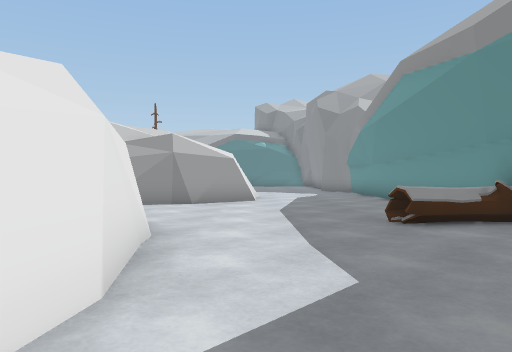
[1] (above)

24 first-person views from a walk through a Unity game level. The camera is 1.5 m above the floor, looks level and sees 70° across. The floor is counted in squares, 2 m on a side. Each view is taken from the middle of a square. On the plan, view 1 faces up. The plan holds only what a view shows up to about 11 squares ahead; the rest is blank. The place goes on beyond the plan. The player is left out. Some surface patterns are stand-ins.

[2]
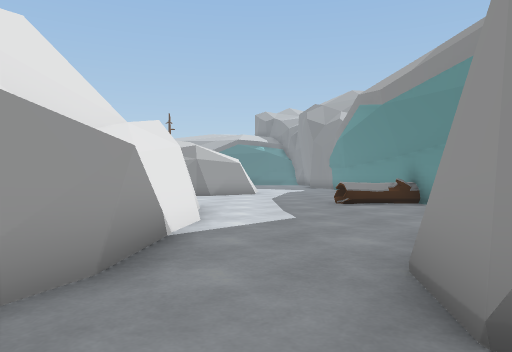

[3]
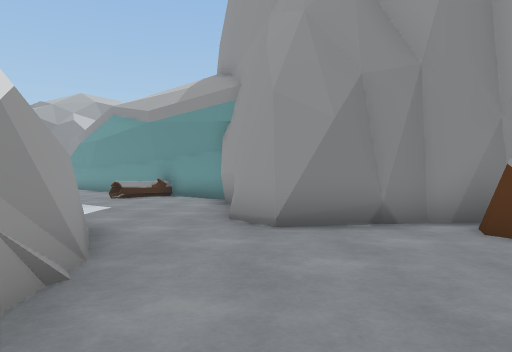

[4]
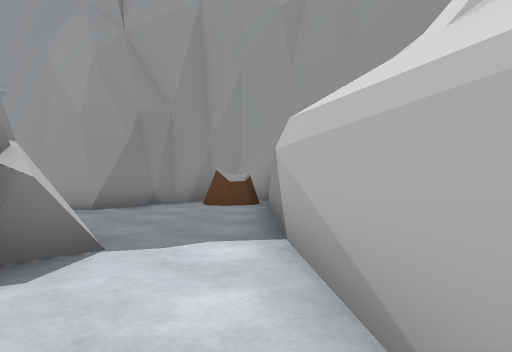

[5]
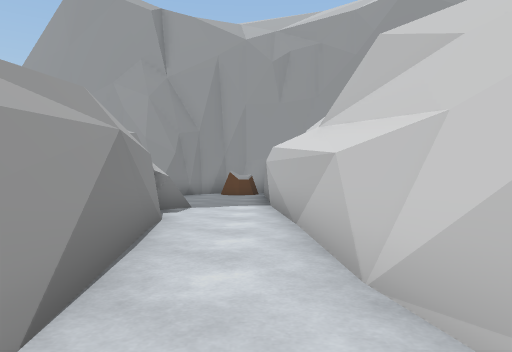

[6]
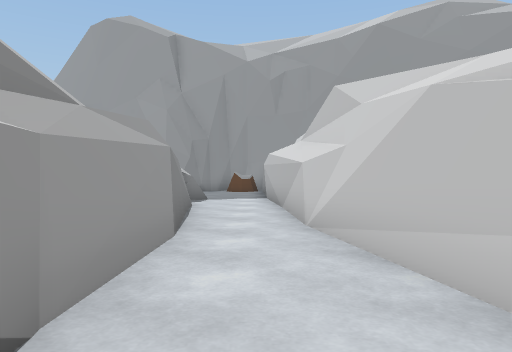

[7]
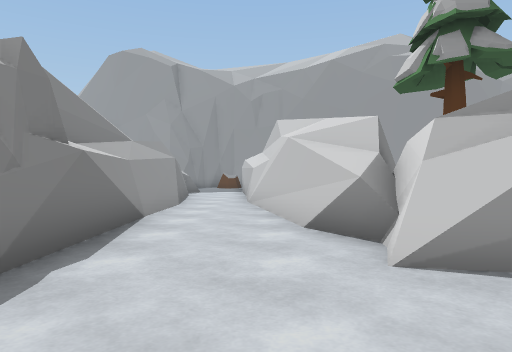

[8]
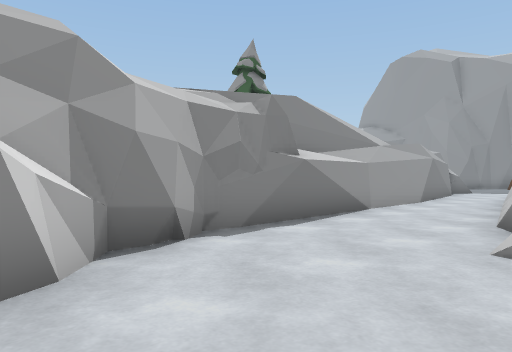

[9]
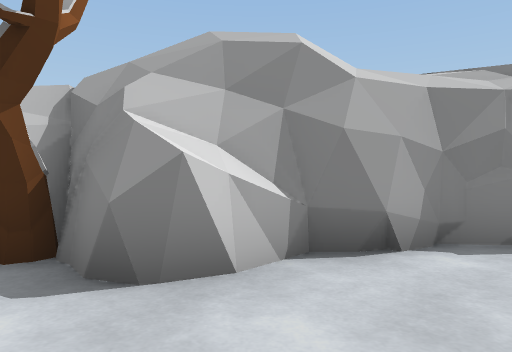

[10]
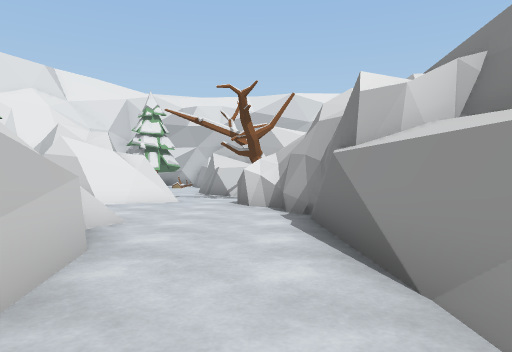

[11]
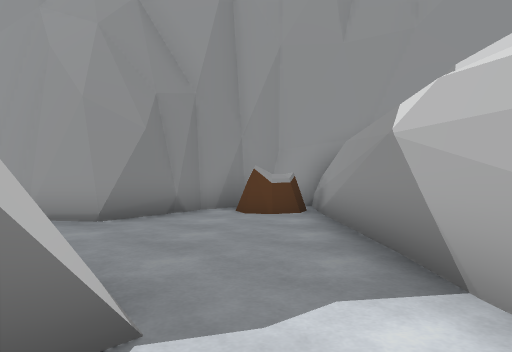

[12]
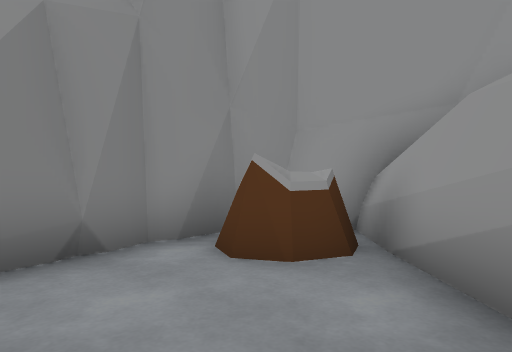

[13]
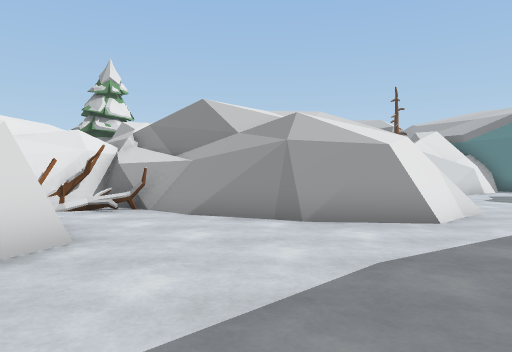

[14]
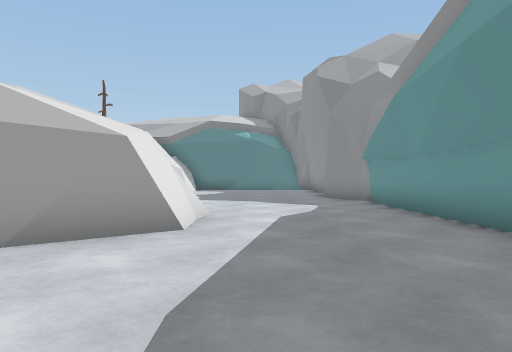

[15]
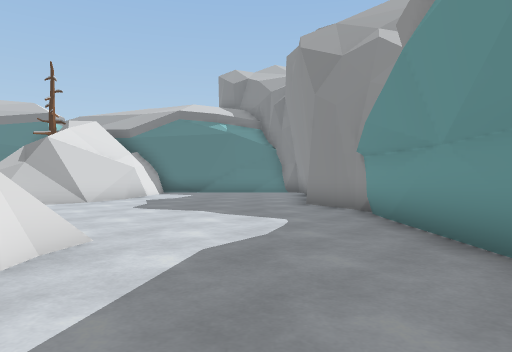

[16]
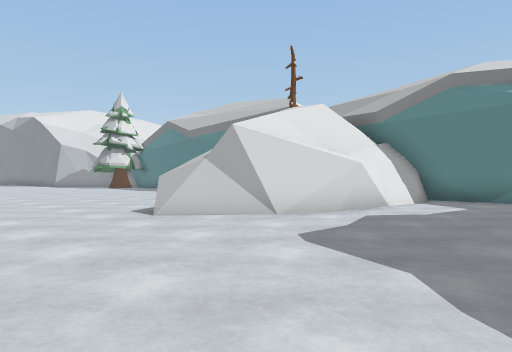

[17]
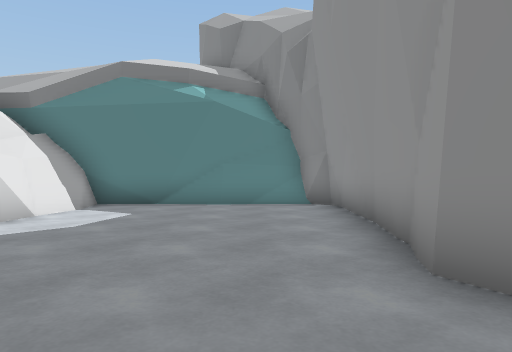

[18]
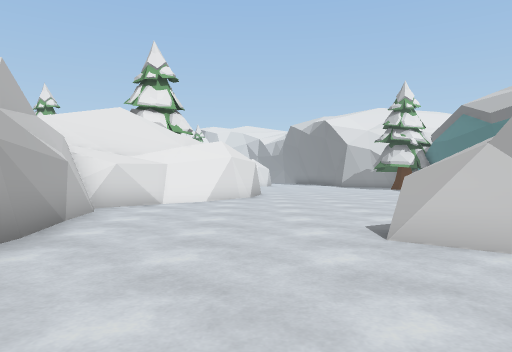

[19]
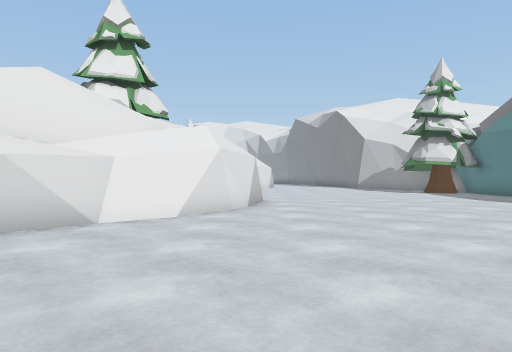

[20]
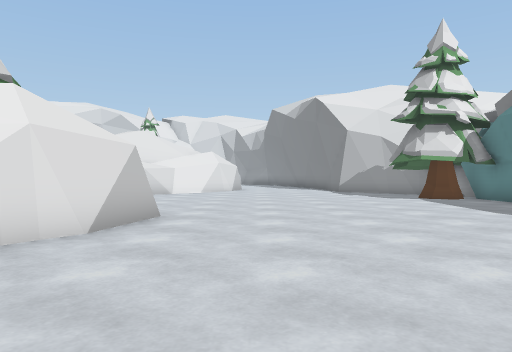

[21]
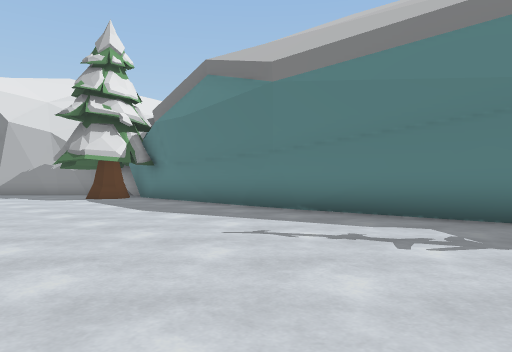

[22]
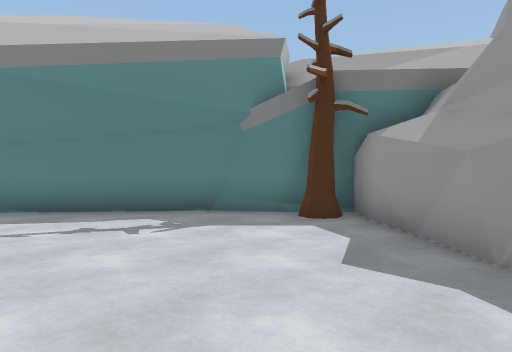

[23]
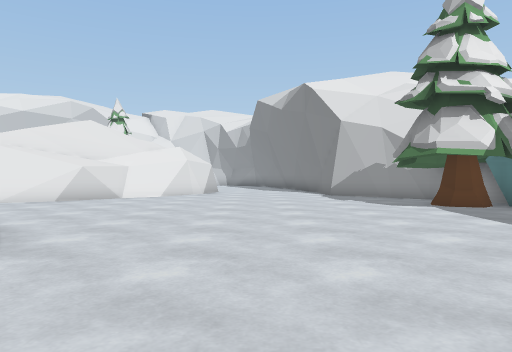

[24]
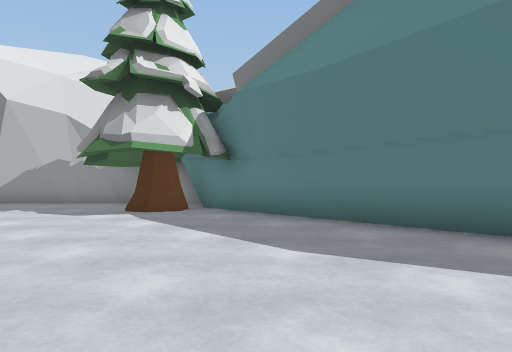

### Floor plan
Key: @ floor where view 1 was taken; # wall or solid block; . floor; ^ raised ledge; S stump; T tree; O other object.
Columns run from 22 left of view 1 to 5 right of it. Each row starts with its distance up from view 1.
 26 #################   #######
 25 #T.............T#  ##.....#
 24 .TT.............#  ##.....#
 23 ................#  ##.....#
 22 ................#  ##.....#
 21 ................#  #......#
 20 .................  #......#
 19 ................  ##......#
 18 .................##.......##
 17 ...........................#
 16 .......###.................#
 15 ......   ##................#
 14 .....     ##...............#
 13 #...       ###..###   #....#
 12 #.           ####     #....#
 11                     ###....#
 10                  ####......#
  9               #####....... #
  8               #T.......... #
  7               ##.........  #
  6                     #...OOO#
  5                     #......#
  4                     #......
  3                     ##.....
  2                     ##....#
  1                     ##...##
  0                     ##@..#
 -1                     #...##
 -2                     #...#
 -3                    ##...###
 -4          ###########......#
 -5 #############............S#
 -6 T##......................S#
 -7 ...........################
 -8 .......#####
 -9 ^....###

Where each view was taken, in squares from view 1:
view 1: 0 up, 0 right, facing up
view 2: 4 down, 0 right, facing up
view 3: 6 down, 3 left, facing up-right
view 4: 6 down, 7 left, facing right
view 5: 6 down, 12 left, facing right
view 6: 6 down, 15 left, facing right
view 7: 7 down, 20 left, facing right
view 8: 9 down, 21 left, facing up-right
view 9: 9 down, 20 left, facing up
view 10: 6 down, 11 left, facing left
view 11: 5 down, 5 left, facing right
view 12: 5 down, 1 left, facing right
view 13: 5 up, 2 right, facing up-left
view 14: 6 up, 1 right, facing up
view 15: 9 up, 2 right, facing up
view 16: 14 up, 2 right, facing up-left
view 17: 16 up, 2 right, facing up
view 18: 16 up, 0 right, facing left
view 19: 16 up, 4 left, facing left
view 20: 18 up, 8 left, facing left
view 21: 19 up, 8 left, facing up-left
view 22: 18 up, 8 left, facing up
view 23: 19 up, 11 left, facing left
view 24: 20 up, 13 left, facing up-left
